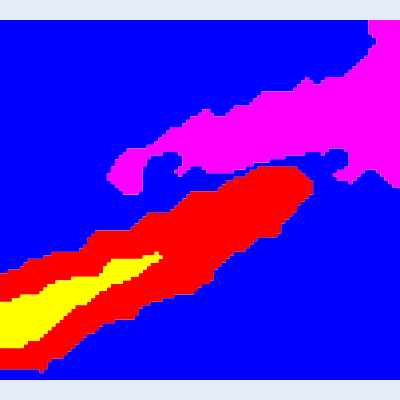

The notebook cell this image was saved under:
### Markdown cell above
The `st.pl.contours` function is an interactive plotting function that displays contours for each of the density bins. You can hover your mouse over each bin to identify what label they were assigned.

(Note that the following Plotly plot does not render on Github.)

### Code cell
st.pp.segmentation.segment_densities(adata, 'unspliced', 20, k=7, dk=3, distance_threshold=1, background=False)

st.pl.contours(adata, 'unspliced_bins')

### Figure 1 — Plotly figure (JSON) as saved in the notebook; plotly's stock layout.template omitted (floating-point values rounded to 4 significant figures; data arrays with more than 128 entries replaced by an {"elided": "..."} marker saying what was removed)
{"data": [{"fill": "toself", "fillcolor": "#ff0000", "hoverinfo": "text", "hoveron": "fills", "line": {"width": 0}, "mode": "lines", "showlegend": false, "text": "1", "type": "scatter", "x": {"elided": "358 int values"}, "y": {"elided": "358 int values"}}, {"fill": "toself", "fillcolor": "#0000ff", "hoverinfo": "text", "hoveron": "fills", "line": {"width": 0}, "mode": "lines", "showlegend": false, "text": "2", "type": "scatter", "x": {"elided": "508 int values"}, "y": {"elided": "508 int values"}}, {"fill": "toself", "fillcolor": "#ffff00", "hoverinfo": "text", "hoveron": "fills", "line": {"width": 0}, "mode": "lines", "showlegend": false, "text": "3", "type": "scatter", "x": [773, 773, 772, 714, 714, 713, 555, 555, 554, 535, 535, 534, 516, 516, 515, 496, 496, 495, 357, 357, 356, 278, 278, 277, 238, 238, 237, 218, 218, 217, 199, 199, 198, 100, 100, 99, 60, 60, 59, 0, 0, 118, 118, 119, 138, 138, 139, 198, 198, 199, 217, 217, 218, 237, 237, 238, 257, 257, 258, 277, 277, 278, 297, 297, 298, 316, 316, 317, 336, 336, 337, 356, 356, 357, 376, 376, 377, 435, 435, 436, 455, 455, 456, 475, 475, 476, 495, 495, 496, 534, 534, 535, 554, 554, 555, 614, 614, 615, 653, 653, 654, 693, 693, 694, 713, 713, 714, 733, 733, 734, 752, 752, 753, 792, 792, 793, 812, 812, 793, 792, 792], "y": [-1288, -1307, -1308, -1308, -1327, -1328, -1328, -1347, -1348, -1348, -1367, -1368, -1368, -1406, -1407, -1407, -1426, -1427, -1427, -1446, -1447, -1447, -1466, -1467, -1467, -1485, -1486, -1486, -1505, -1506, -1506, -1525, -1526, -1526, -1545, -1546, -1546, -1565, -1566, -1566, -1822, -1822, -1803, -1802, -1802, -1784, -1783, -1783, -1764, -1763, -1763, -1744, -1743, -1743, -1724, -1723, -1723, -1704, -1703, -1703, -1685, -1684, -1684, -1665, -1664, -1664, -1645, -1644, -1644, -1625, -1624, -1624, -1605, -1604, -1604, -1585, -1584, -1584, -1566, -1565, -1565, -1546, -1545, -1545, -1526, -1525, -1525, -1506, -1505, -1505, -1486, -1485, -1485, -1467, -1466, -1466, -1447, -1446, -1446, -1427, -1426, -1426, -1407, -1406, -1406, -1387, -1386, -1386, -1368, -1367, -1367, -1348, -1347, -1347, -1328, -1327, -1327, -1308, -1308, -1307, -1288]}, {"fill": "toself", "fillcolor": "#ff00ff", "hoverinfo": "text", "hoveron": "fills", "line": {"width": 0}, "mode": "lines", "showlegend": false, "text": "4", "type": "scatter", "x": {"elided": "268 int values"}, "y": {"elided": "268 int values"}}], "layout": {"height": 400.2, "margin": {"b": 0, "l": 0, "r": 0, "t": 0}, "width": 400.2, "xaxis": {"autorange": true, "range": [0, 2000], "showgrid": false, "type": "linear", "visible": false}, "yaxis": {"autorange": true, "range": [-2111.0, 111.1], "showgrid": false, "type": "linear", "visible": false}}}
